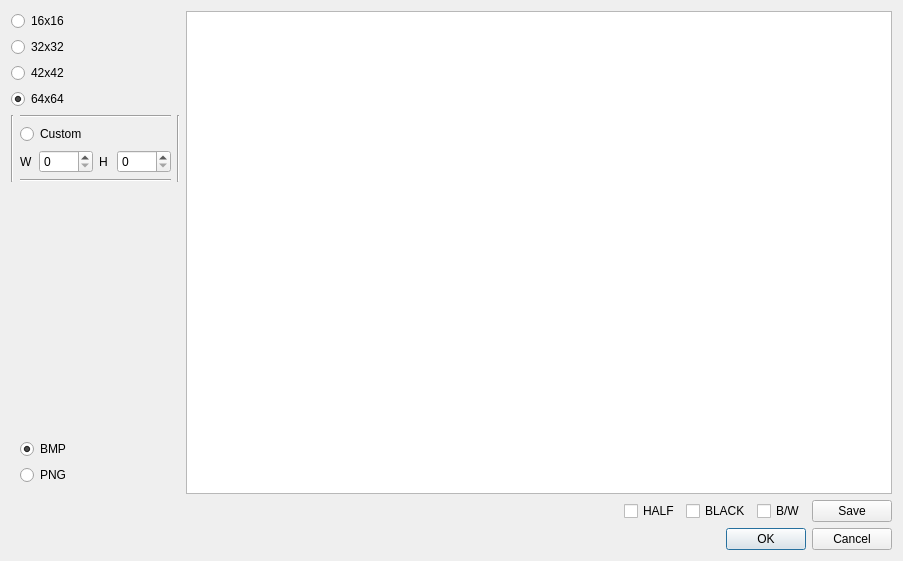
<?xml version="1.0" encoding="UTF-8"?>
<ui version="4.0">
 <class>SaveDialog</class>
 <widget class="QDialog" name="SaveDialog">
  <property name="geometry">
   <rect>
    <x>0</x>
    <y>0</y>
    <width>903</width>
    <height>561</height>
   </rect>
  </property>
  <property name="windowTitle">
   <string>Dialog</string>
  </property>
  <layout class="QVBoxLayout" name="verticalLayout_5">
   <item>
    <layout class="QHBoxLayout" name="horizontalLayout_6">
     <item>
      <layout class="QVBoxLayout" name="verticalLayout_4">
       <item>
        <widget class="QRadioButton" name="radioButton1616">
         <property name="text">
          <string>16x16</string>
         </property>
        </widget>
       </item>
       <item>
        <widget class="QRadioButton" name="radioButton3232">
         <property name="text">
          <string>32x32</string>
         </property>
        </widget>
       </item>
       <item>
        <widget class="QRadioButton" name="radioButton4242">
         <property name="text">
          <string>42x42</string>
         </property>
        </widget>
       </item>
       <item>
        <widget class="QRadioButton" name="radioButton6464">
         <property name="text">
          <string>64x64</string>
         </property>
         <property name="checked">
          <bool>true</bool>
         </property>
        </widget>
       </item>
       <item>
        <layout class="QHBoxLayout" name="horizontalLayout_5">
         <item>
          <widget class="Line" name="line_4">
           <property name="orientation">
            <enum>Qt::Vertical</enum>
           </property>
          </widget>
         </item>
         <item>
          <layout class="QVBoxLayout" name="verticalLayout_2">
           <item>
            <widget class="Line" name="line">
             <property name="orientation">
              <enum>Qt::Horizontal</enum>
             </property>
            </widget>
           </item>
           <item>
            <widget class="QRadioButton" name="radioButtonCustom">
             <property name="text">
              <string>Custom</string>
             </property>
            </widget>
           </item>
           <item>
            <layout class="QHBoxLayout" name="horizontalLayout_4">
             <item>
              <layout class="QHBoxLayout" name="horizontalLayout_2">
               <item>
                <widget class="QLabel" name="label">
                 <property name="text">
                  <string>W</string>
                 </property>
                </widget>
               </item>
               <item>
                <widget class="QSpinBox" name="spinBoxX">
                 <property name="maximum">
                  <number>2000</number>
                 </property>
                </widget>
               </item>
              </layout>
             </item>
             <item>
              <layout class="QHBoxLayout" name="horizontalLayout_3">
               <item>
                <widget class="QLabel" name="label_2">
                 <property name="text">
                  <string>H </string>
                 </property>
                </widget>
               </item>
               <item>
                <widget class="QSpinBox" name="spinBoxY">
                 <property name="maximum">
                  <number>3000</number>
                 </property>
                </widget>
               </item>
              </layout>
             </item>
            </layout>
           </item>
           <item>
            <widget class="Line" name="line_2">
             <property name="orientation">
              <enum>Qt::Horizontal</enum>
             </property>
            </widget>
           </item>
          </layout>
         </item>
         <item>
          <widget class="Line" name="line_3">
           <property name="orientation">
            <enum>Qt::Vertical</enum>
           </property>
          </widget>
         </item>
        </layout>
       </item>
       <item>
        <spacer name="verticalSpacer">
         <property name="orientation">
          <enum>Qt::Vertical</enum>
         </property>
         <property name="sizeHint" stdset="0">
          <size>
           <width>20</width>
           <height>40</height>
          </size>
         </property>
        </spacer>
       </item>
       <item>
        <widget class="QWidget" name="widget" native="true">
         <layout class="QVBoxLayout" name="verticalLayout_3">
          <item>
           <widget class="QRadioButton" name="radioButtonBMP">
            <property name="text">
             <string>BMP</string>
            </property>
            <property name="checked">
             <bool>true</bool>
            </property>
           </widget>
          </item>
          <item>
           <widget class="QRadioButton" name="radioButtonPNG">
            <property name="text">
             <string>PNG</string>
            </property>
           </widget>
          </item>
         </layout>
        </widget>
       </item>
      </layout>
     </item>
     <item>
      <widget class="QGraphicsView" name="graphicsView"/>
     </item>
    </layout>
   </item>
   <item>
    <layout class="QHBoxLayout" name="horizontalLayout_7">
     <item>
      <spacer name="horizontalSpacer_2">
       <property name="orientation">
        <enum>Qt::Horizontal</enum>
       </property>
       <property name="sizeHint" stdset="0">
        <size>
         <width>40</width>
         <height>20</height>
        </size>
       </property>
      </spacer>
     </item>
     <item>
      <layout class="QVBoxLayout" name="verticalLayout">
       <item>
        <layout class="QHBoxLayout" name="horizontalLayout">
         <item>
          <spacer name="horizontalSpacer">
           <property name="orientation">
            <enum>Qt::Horizontal</enum>
           </property>
           <property name="sizeHint" stdset="0">
            <size>
             <width>40</width>
             <height>20</height>
            </size>
           </property>
          </spacer>
         </item>
         <item>
          <widget class="QCheckBox" name="checkBoxHalf">
           <property name="text">
            <string>HALF</string>
           </property>
          </widget>
         </item>
         <item>
          <widget class="QCheckBox" name="checkBoxBlack">
           <property name="text">
            <string>BLACK</string>
           </property>
          </widget>
         </item>
         <item>
          <widget class="QCheckBox" name="checkBoxBW">
           <property name="text">
            <string>B/W</string>
           </property>
          </widget>
         </item>
         <item>
          <widget class="QPushButton" name="pButtonSave">
           <property name="text">
            <string>Save</string>
           </property>
          </widget>
         </item>
        </layout>
       </item>
       <item>
        <widget class="QDialogButtonBox" name="buttonBox">
         <property name="orientation">
          <enum>Qt::Horizontal</enum>
         </property>
         <property name="standardButtons">
          <set>QDialogButtonBox::Cancel|QDialogButtonBox::Ok</set>
         </property>
        </widget>
       </item>
      </layout>
     </item>
    </layout>
   </item>
  </layout>
 </widget>
 <resources/>
 <connections>
  <connection>
   <sender>buttonBox</sender>
   <signal>accepted()</signal>
   <receiver>SaveDialog</receiver>
   <slot>accept()</slot>
   <hints>
    <hint type="sourcelabel">
     <x>248</x>
     <y>254</y>
    </hint>
    <hint type="destinationlabel">
     <x>157</x>
     <y>274</y>
    </hint>
   </hints>
  </connection>
  <connection>
   <sender>buttonBox</sender>
   <signal>rejected()</signal>
   <receiver>SaveDialog</receiver>
   <slot>reject()</slot>
   <hints>
    <hint type="sourcelabel">
     <x>316</x>
     <y>260</y>
    </hint>
    <hint type="destinationlabel">
     <x>286</x>
     <y>274</y>
    </hint>
   </hints>
  </connection>
 </connections>
</ui>
